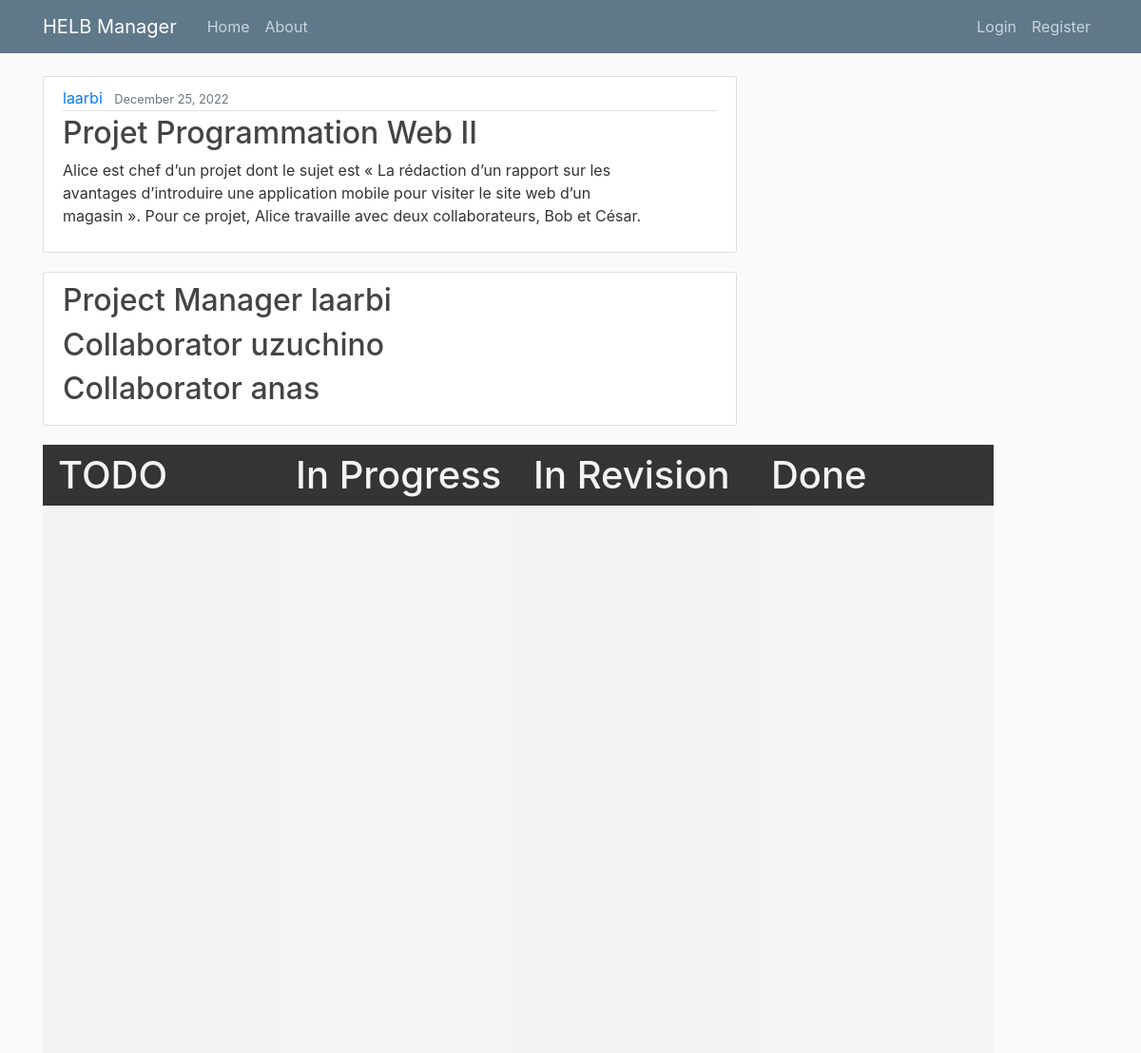
Page /project/20/ on the committed database.
### HELBManager/models.py (models this page shows, shortened)
class Project(models.Model):
    title= models.CharField(max_length=100)
    content= models.TextField()
    date_posted= models.DateTimeField(default=timezone.now)
    author= models.ForeignKey(User, on_delete=models.CASCADE)
    members = models.ManyToManyField(User, related_name='members', null=True, blank=True)
    status = models.CharField(max_length=100, default='TODO;In Progress;In Revision;Done')
    def get_status_as_list(self):
        return self.status.split(';')

### HELBManager/views.py (the view)
# urls.py: path('project/<int:pk>/', ProjectDetailView.as_view(), name='project-detail'),
class ProjectDetailView(DetailView):
    model = Project
    members = model.members

### HELBManager/templates/HELBManager/project_detail.html (shortened to what this page needs)
{% extends "HELBManager/base.html" %}
{% load static %}
{% block content %}
<head>
	<link rel="stylesheet" href="{% static 'HELBManager/style.css' %}" />
</head>
<article class="media content-section">
    <div class="media-body">
        <div class="article-metadata">
            <a class="mr-2" href="#">{{ object.author }}</a>
            <small class="text-muted">{{ object.date_posted|date:"F d, Y" }}</small>
        </div>
        <h2 class="article-title"> {{ object.title }}</h2>
        <p class="article-content">{{ object.content }}</p>
    </div>
</article>
    <article class="media content-section">
        <div>
            <h2>Project Manager {{ object.author }}</h2>
                  {% for member in object.members.all %}
                      <h2>Collaborator {{ member }} </h2>
                  {% endfor  %}
        </div>
    </article>
    <div class="todo-container">
        {% for status in object.get_status_as_list %}
            {% if forloop.first %}
                <div class="status" id="no_status">
                    <h1>{{ status }}</h1>
                </div>
            {% else %}
                <div class="status">
                    <h1>{{ status }}</h1>
                </div>
            {% endif %}
        {% endfor %}
    </div>
{% endblock content %}

### HELBManager/static/HELBManager/main.css (style rules this page uses)
body { background: #fafafa; color: #333333; margin-top: 5rem; }
h1, h2, h3, h4, h5, h6 { color: #444444; }
.content-section { background: #ffffff; padding: 10px 20px; border: 1px solid #dddddd; border-radius: 3px; margin-bottom: 20px; }
.article-title { color: #444444; }
.article-content { white-space: pre-line; }
.article-metadata { padding-bottom: 1px; margin-bottom: 4px; border-bottom: 1px solid #e3e3e3 }

### HELBManager/static/HELBManager/style.css (style rules this page uses)
.todo-container { width: 1000px; height: 80vh; display: flex; }
.status { width: 25%; background-color: #f3f3f3; position: relative; padding: 60px 1rem 0.5rem; }
.status:nth-child(even) { background-color: #e9e9e96b; }
.status h1 { position: absolute; top: 0; left: 0; background-color: #343434; color: #f3f3f3; margin: 0; width: 100%; padding: 0.5rem 1rem; }

### rows in the picture
Project: author "laarbi", date_posted "December 25, 2022", title "Projet Programmation Web II", content "Alice est chef d’un projet dont le sujet est « La rédaction d’un rapport sur les avantages d’introduire une application mobile pour visiter le site web d’un magasin ». Pour ce projet, Alice travaille avec deux collaborateurs, Bob et César."

### other values in the picture
{{ member }} "uzuchino"
{{ member }} "anas"
{{ status }} "TODO"
{{ status }} "In Progress" "In Revision" "Done"
